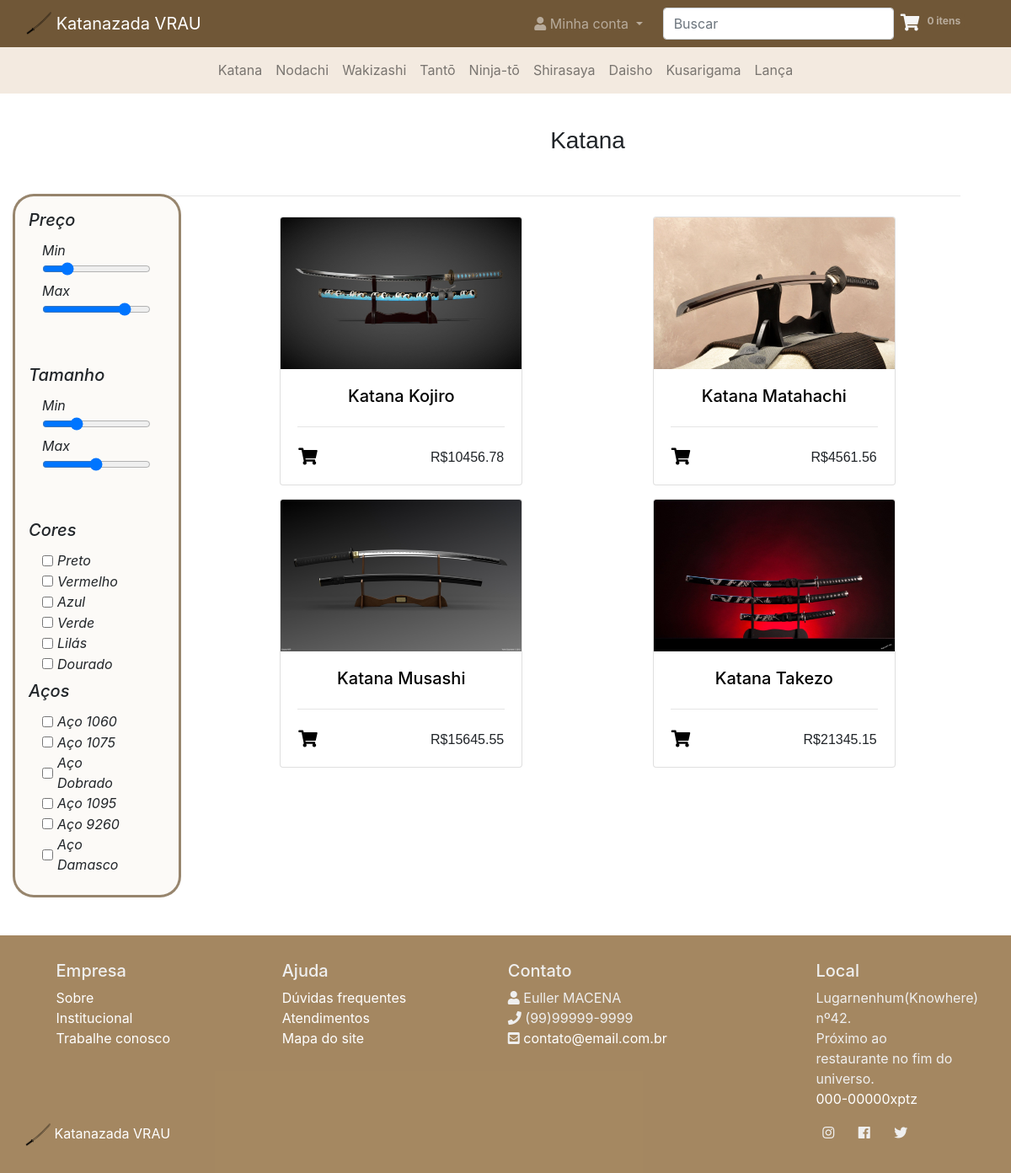
/products/katanas/, run on the app's committed database.
### category/models.py (models this page shows, shortened)
class Category(models.Model):
    name = models.CharField(max_length = 70, db_index = True, unique = True)
    slug = models.SlugField(max_length = 70)
    class Meta:
        db_table = 'category'
        ordering = ('name',)
    def __str__(self):
        return self.name

### product/models.py (models this page shows, shortened)
class Product(models.Model):
    category = models.ForeignKey(Category, related_name="products" ,on_delete = models.DO_NOTHING)
    name = models.CharField(max_length = 100, db_index = True, unique = True)
    description = models.CharField(max_length = 100)
    slug = models.SlugField(max_length = 100)
    image = models.ImageField(upload_to='images/')
    price = models.DecimalField(max_digits = 10, decimal_places = 2)
    registeredDate = models.DateField()
    available = models.BooleanField(default = False)
    bestSeller = models.BooleanField(default = False)
    steel = models.CharField(max_length = 100, blank = True, choices = (("1060", "1060"), ("1075", "1075"),("1095", "1095"),("9260", "9260"),("damasco", "damasco"),("dobrado", "dobrado")))
    color = models.CharField(max_length = 100, blank = True)
    class Meta:
        db_table = 'product'
    def __str__(self):
        return self.name

### web_project/views.py (the view)
# urls.py: path("products/katanas/", views.katanas, name='katanas'),
def katanas(request):
    category = get_object_or_404(Category, slug='katana')
    print(category)
    katanasList = Product.objects.filter(category=category).order_by('name')
    print(katanasList)
    cart = Cart(request)
    formList = []
    for product in katanasList:
        qty = cart.getTotalQty(product.id)
        formList.append(QtyForm(initial={'qty': qty, 'product_id': product.id}))
    return render(request, 'products/productsPages.html', {"list": zip(katanasList, formList), 'category': category})

### cart/cart.py (called while the page is built)
    def getTotalQty(self, id):
        id = str(id)
        if id in self.cart:
            return self.cart[id]['qty']
        else:
            return 0

    def getCartPrice(self):
        return sum(Decimal(item['totalPrice']) for item in self.cart.values())

    def getCartQty(self):
        return sum(item['qty'] for item in self.cart.values())

### cart/context_processors.py (called while the page is built)
def sumCart(request):
    cart = Cart(request)
    qty = cart.getCartQty()
    cartPrice = cart.getCartPrice()
    return { 'qty': qty, 'cartPrice': cartPrice}

### templates/products/productsPages.html (shortened to what this page needs)
{% extends "listProducts.html" %}
{% load static %}
{% block body %}
<div class="container" style="min-height: 960px;">
   <section>
      <div class="container" style="margin-top: 100px;">
         <h3 class="text-center mb-5 Quicksand">
            {{category.name}}
         </h3>
         <hr class="my-4">
         <div class='row'>
            {% for product, form in list %}
            <div class="col-lg-6 col-md-12">
               <div class="card mb-3 mx-auto" style="width: 18rem;">
                  <img class="card-img-top" style="max-width: 286px; max-height: 180px;" src="{{product.image.url}}"
                     alt="{{product.category}} a venda">
                  <div class="card-body ">
                     <div class="text-center">
                        <a href="{% url 'product:showSpecificProduct' product.id product.slug %}">
                           <h5 class="card-title">{{product.name}}</h5>
                        </a>
                     </div>
                     <hr class="my-4">
                     <div class="row justify-content-between px-3">
                        <a class="show-toast" href="#">
                           <i class="fa fa-shopping-cart buy" type='button' style="font-size:20px;"></i>
                        </a>
                        <p class="card-text">
                           R${{product.price}}
                        </p>
                     </div>
                  </div>
               </div>
            </div>
            {% endfor %}
         </div>
      </div>
   </section>
</div>
{% endblock %}

### static/css/all.css (style rules this page uses)
.fa, .fas, .far, .fal, .fab { -moz-osx-font-smoothing: grayscale; -webkit-font-smoothing: antialiased; display: inline-block; font-style: normal; font-variant: normal; text-rendering: auto; line-height: 1; }
.fa-shopping-cart:before { content: "\f07a"; }
.fa, .fas { font-family: 'Font Awesome 5 Free'; font-weight: 900; }

### static/css/styles.css (style rules this page uses)
.Quicksand { font-family: 'Quicksand', sans-serif; ; }
.card-text { font-family: 'Raleway', sans-serif; }
.card-body a { color: #000000 }
body, html { height: 100%; }
.barra { overflow: scroll; }

### data on the page
Category: name "Katana"
Product: image (picture), name "Katana Kojiro", price "10456.78"
Product: image (picture), name "Katana Matahachi", price "4561.56"
Product: image (picture), name "Katana Musashi", price "15645.55"
Product: image (picture), name "Katana Takezo", price "21345.15"

### other printed values
{{ qty }} "0"
